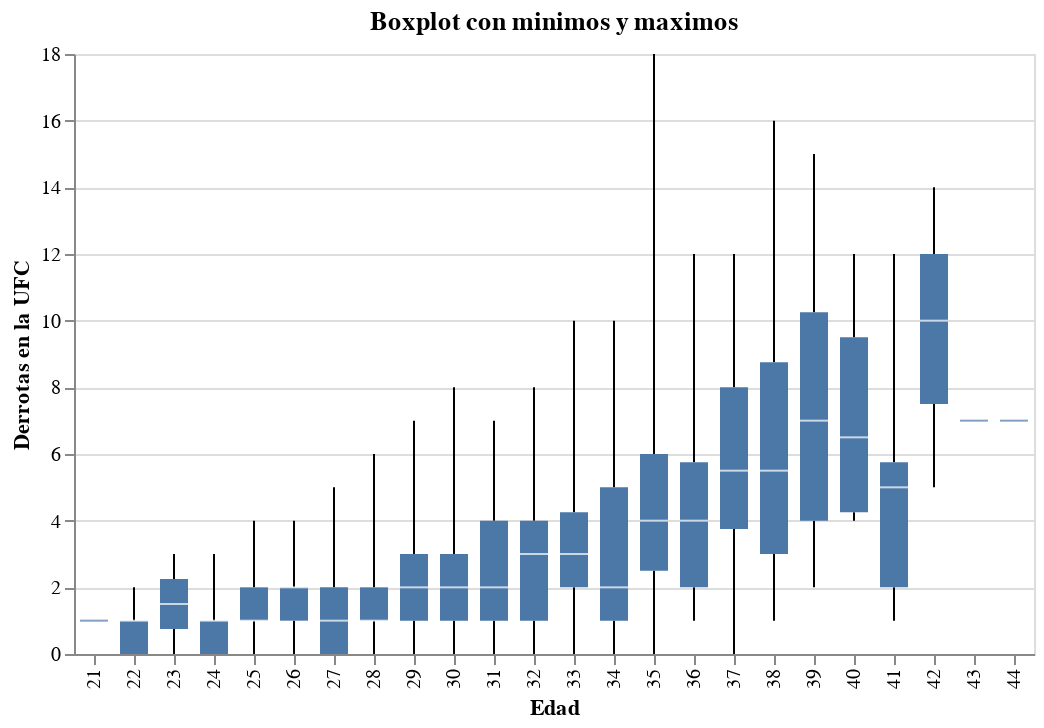

Write notebook code for a chart like this one.
### Markdown cell above
Dentro de la UFC se concentra mas los peleadores con menos peleas. Esto suena logico puesto que entre mayores peleas tiene un peleador tiende a retirarse del deporte de contacto.

### Code cell
alt.Chart(metacritic).mark_boxplot(extent='min-max').encode(
    alt.X('age:O', title='Edad'),
    alt.Y('ufc_loses:Q', title='Derrotas en la UFC')
).properties(title='Boxplot con minimos y maximos')

### Figure 1 — Vega-Lite specification as saved in the notebook (floating-point values rounded to 4 significant figures; data arrays with more than 128 entries replaced by an {"elided": "..."} marker saying what was removed)
{"config": {"view": {"continuousWidth": 300, "continuousHeight": 300}}, "data": {"name": "data-61cddbca45326504fdcec5daf4f8b8d9"}, "mark": {"type": "boxplot", "extent": "min-max"}, "encoding": {"x": {"field": "age", "title": "Edad", "type": "ordinal"}, "y": {"field": "ufc_loses", "title": "Derrotas en la UFC", "type": "quantitative"}}, "title": "Boxplot con minimos y maximos", "$schema": "https://vega.github.io/schema/vega-lite/v5.8.0.json", "datasets": {"data-61cddbca45326504fdcec5daf4f8b8d9": {"elided": "617 records"}}}
